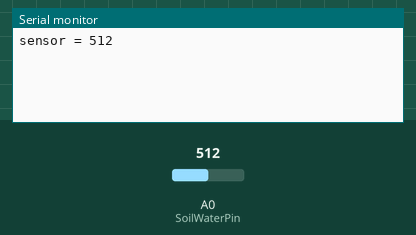
The sketch below on a simulated Arduino Uno, built with avr-gcc and run on an emulated ATmega328P. Shown: the last lines printed to the serial monitor. Inputs (shaded band) come from the test bench; at power-on: A0 (SoilWaterPin) = 512.

Above: at 1.8 s.
1.9 s: A0 (SoilWaterPin) set to 716
At 2.6 s:
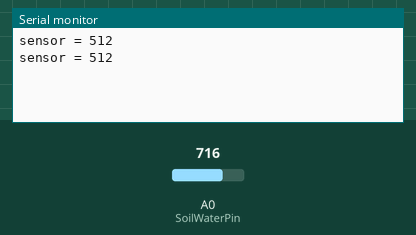
3.4 s: A0 (SoilWaterPin) set to 900
At 4.8 s:
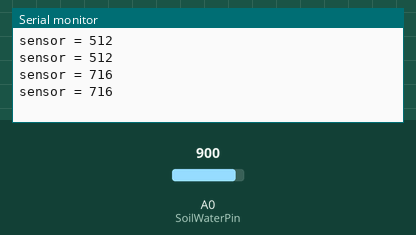
Timing chart, 0 to 6.4 s (numbered marks = the images above; inputs shaded):
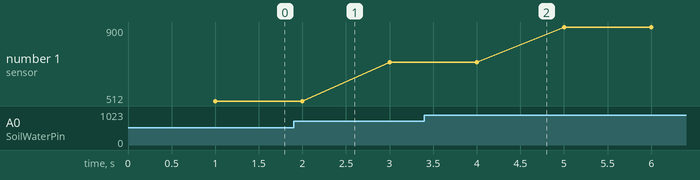

Measured:
- plotted number 1: 512 → 716 after the input at 1.9 s, 716 → 900 after the input at 3.4 s

The sketch:

SoilWater_test.ino
```cpp
int sensorValue = 0; //센서의 값을 받아 옴
int SoilWaterPin = A0; //토양수분센서 pin번호

void setup()
{
      Serial.begin(9600);
}

void loop()
{
      sensorValue = analogRead(SoilWaterPin);
      delay(1000);

      Serial.print("sensor = " );
      Serial.println(sensorValue);
}
```
